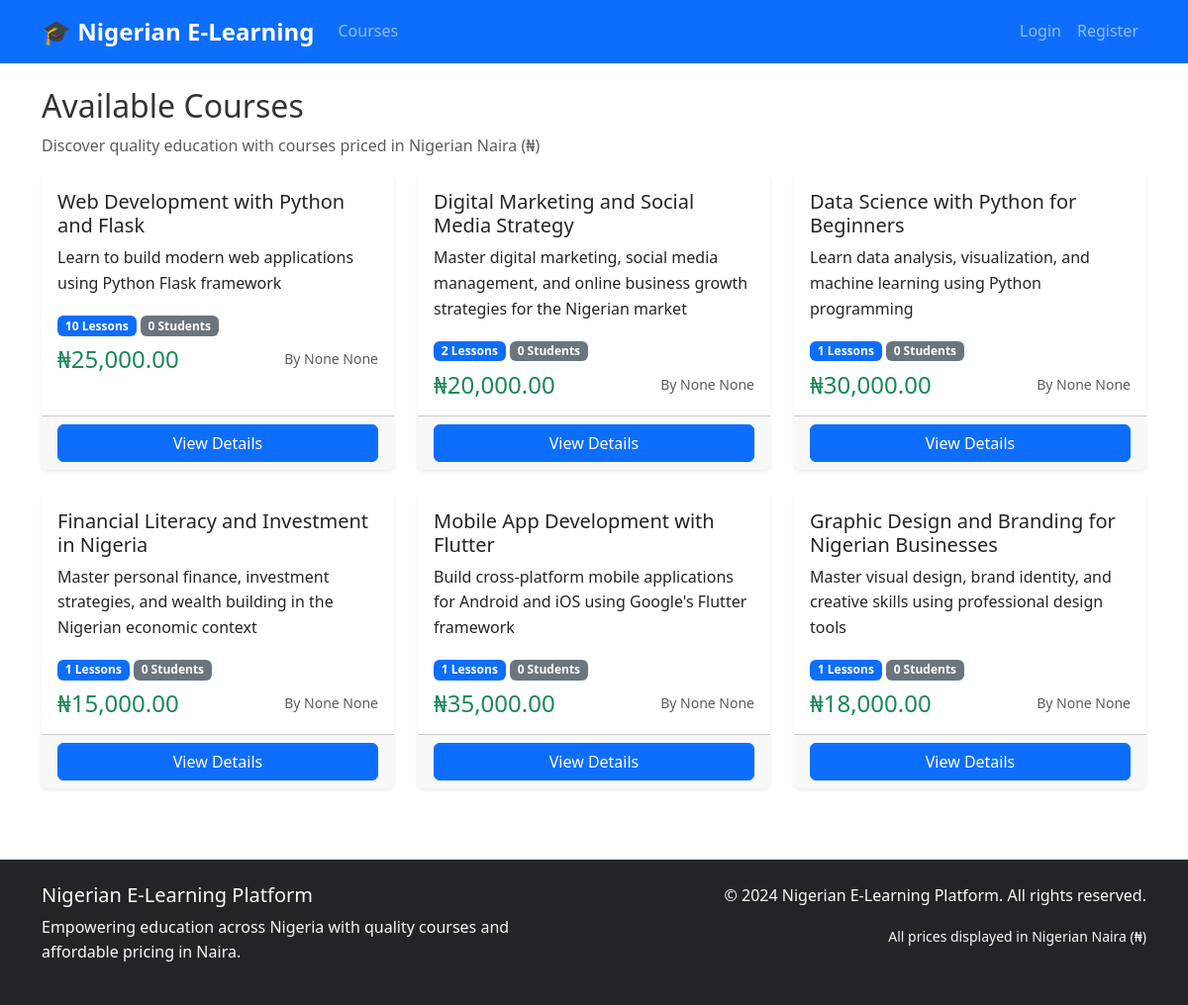
Screenshot of /courses with the database file from the repository.
### models.py (models this page shows, shortened)
class Course(db.Model):
    id = db.Column(db.Integer, primary_key=True)
    title = db.Column(db.String(200), nullable=False)
    description = db.Column(db.Text)
    price = db.Column(db.Float, nullable=False, default=0.0)
    instructor_id = db.Column(db.Integer, db.ForeignKey('user.id'), nullable=False)
    is_active = db.Column(db.Boolean, default=True)
    created_at = db.Column(db.DateTime, default=datetime.utcnow)
    updated_at = db.Column(db.DateTime, default=datetime.utcnow, onupdate=datetime.utcnow)
    lessons = db.relationship('Lesson', backref='course', lazy='dynamic', cascade='all, delete-orphan')
    enrollments = db.relationship('Enrollment', backref='course', lazy='dynamic')
    quizzes = db.relationship('Quiz', backref='course', lazy='dynamic')
    assignments = db.relationship('Assignment', backref='course', lazy='dynamic')

class User(UserMixin, db.Model):
    id = db.Column(db.Integer, primary_key=True)
    username = db.Column(db.String(80), unique=True, nullable=False)
    email = db.Column(db.String(120), unique=True, nullable=False)
    password_hash = db.Column(db.String(256), nullable=False)
    role = db.Column(db.String(20), nullable=False, default='student')  # admin, instructor, student
    first_name = db.Column(db.String(50))
    last_name = db.Column(db.String(50))
    active = db.Column(db.Boolean, default=True)
    wallet_balance = db.Column(db.Float, default=0.0)
    course_credits = db.Column(db.Integer, default=0)
    created_at = db.Column(db.DateTime, default=datetime.utcnow)
    courses_created = db.relationship('Course', backref='instructor', lazy='dynamic')
    enrollments = db.relationship('Enrollment', backref='student', lazy='dynamic')
    payments = db.relationship('Payment', backref='user', lazy='dynamic')
    wallet_transactions = db.relationship('WalletTransaction', backref='user', lazy='dynamic')
    quiz_attempts = db.relationship('QuizAttempt', backref='user', lazy='dynamic')
    assignment_submissions = db.relationship('AssignmentSubmission', backref='user', lazy='dynamic')

### routes.py (the view)
@app.route('/courses')
def courses():
    courses = Course.query.filter_by(is_active=True).all()
    return render_template('courses/list.html', courses=courses)

### templates/courses/list.html (shortened to what this page needs)
{% extends "base.html" %}
{% block content %}
<div class="row">
    <div class="col-12">
        <h2>Available Courses</h2>
        <p class="text-muted">Discover quality education with courses priced in Nigerian Naira (₦)</p>
    </div>
</div>
{% if courses %}
<div class="row">
    {% for course in courses %}
    <div class="col-lg-4 col-md-6 mb-4">
        <div class="card h-100">
            <div class="card-body">
                <h5 class="card-title">{{ course.title }}</h5>
                <p class="card-text">{{ course.description[:120] }}{% if course.description|length > 120 %}...{% endif %}</p>
                <div class="mb-2">
                    <span class="badge bg-primary">{{ course.lessons.count() }} Lessons</span>
                    <span class="badge bg-secondary">{{ course.enrollments.filter_by(status='approved').count() }} Students</span>
                </div>
                <div class="d-flex justify-content-between align-items-center">
                    <h4 class="text-success mb-0">{{ course.price|currency }}</h4>
                    <small class="text-muted">By {{ course.instructor.first_name }} {{ course.instructor.last_name }}</small>
                </div>
            </div>
            <div class="card-footer">
                <div class="d-grid">
                    <a href="{{ url_for('course_detail', course_id=course.id) }}" class="btn btn-primary">View Details</a>
                </div>
            </div>
        </div>
    </div>
    {% endfor %}
</div>
{% endif %}
{% endblock %}

### static/css/style.css (style rules this page uses)
:root { --primary-color: #0d6efd; --success-color: #198754; --warning-color: #ffc107; --danger-color: #dc3545; --naira-color: #00b04f; --dark-color: #212529; --light-color: #f8f9fa; }
body { font-family: 'Segoe UI', Tahoma, Geneva, Verdana, sans-serif; line-height: 1.6; color: #333; }
.card { border: none; box-shadow: 0 0.125rem 0.25rem rgba(0, 0, 0, 0.075); transition: box-shadow 0.15s ease-in-out; }
.btn { border-radius: 0.375rem; font-weight: 500; transition: all 0.3s ease; }
.btn-primary { background-color: var(--primary-color); border-color: var(--primary-color); }
.badge { font-size: 0.75rem; font-weight: 600; }

### rows the page displays
Course: title "Web Development with Python and Flask", description "Learn to build modern web applications using Python Flask framework", lessons.count "10", enrollments.filter_by "0", price "₦25,000.00", instructor.first_name "None", instructor.last_name "None"
Course: title "Digital Marketing and Social Media Strategy", description "Master digital marketing, social media management, and online business growth strategies for the Nigerian market", lessons.count "2", enrollments.filter_by "0", price "₦20,000.00", instructor.first_name "None", instructor.last_name "None"
Course: title "Data Science with Python for Beginners", description "Learn data analysis, visualization, and machine learning using Python programming", lessons.count "1", enrollments.filter_by "0", price "₦30,000.00", instructor.first_name "None", instructor.last_name "None"
Course: title "Financial Literacy and Investment in Nigeria", description "Master personal finance, investment strategies, and wealth building in the Nigerian economic context", lessons.count "1", enrollments.filter_by "0", price "₦15,000.00", instructor.first_name "None", instructor.last_name "None"
Course: title "Mobile App Development with Flutter", description "Build cross-platform mobile applications for Android and iOS using Google's Flutter framework", lessons.count "1", enrollments.filter_by "0", price "₦35,000.00", instructor.first_name "None", instructor.last_name "None"
Course: title "Graphic Design and Branding for Nigerian Businesses", description "Master visual design, brand identity, and creative skills using professional design tools", lessons.count "1", enrollments.filter_by "0", price "₦18,000.00", instructor.first_name "None", instructor.last_name "None"
